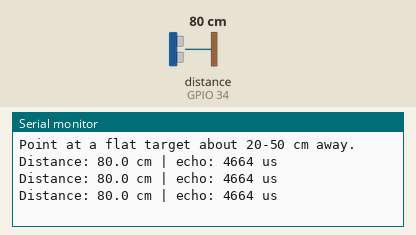
The sketch below on a simulated ESP32. Parts: the last lines printed to the serial monitor. Wiring (inferred from the names in the program): ultrasonic range finder: trigger GPIO 32; echo GPIO 34. The inputs (shaded band) are chosen by the test bench; at power-on: distance to the obstacle (sensor on GPIO 34) 80 cm. The echo pulse lasts 58.3 µs per cm.

Above: at 2.2 s.
2.3 s: distance to the obstacle (sensor on GPIO 34) set to 197 cm
At 2.9 s:
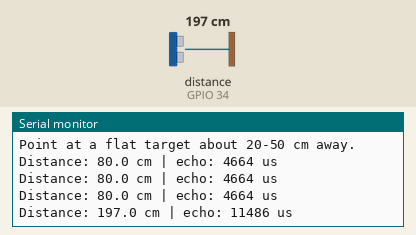
3.8 s: distance to the obstacle (sensor on GPIO 34) set to 203 cm
At 4.5 s:
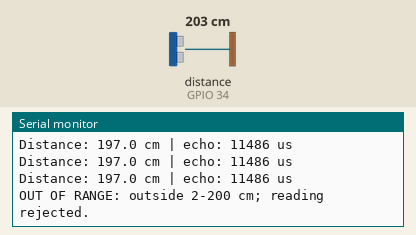

The sketch:

sensor_test.ino
```cpp
#include <Arduino.h>

// Standalone HC-SR04 bench test for a classic ESP32.
// TRIG -> GPIO32; ECHO -> GPIO34, wired directly.
// Sensor VCC -> 3V3 (ECHO is then a 3.3 V signal, so there is no divider) and a
// common ground with the ESP32. GPIO34 is input-only, no internal pull resistors.
// Disconnect servo power for this test; this sketch does not drive a servo.
constexpr uint8_t TRIG_PIN = 32;
constexpr uint8_t ECHO_PIN = 34;
constexpr unsigned long ECHO_TIMEOUT_US = 30000;
// Bench-test acceptance limits, not the full playing-area geometry.
// Default project placement needs about 234 cm to reach the opposite far corner.
constexpr float MIN_DISTANCE_CM = 2.0f;
constexpr float MAX_DISTANCE_CM = 200.0f;

void setup() {
  Serial.begin(115200);
  pinMode(TRIG_PIN, OUTPUT);
  digitalWrite(TRIG_PIN, LOW);
  pinMode(ECHO_PIN, INPUT);
  delay(1000);
  Serial.println("HC-SR04 test: TRIG=32, ECHO=34, units=cm");
  Serial.println("Accepted range: 2-200 cm. Other distances report OUT OF RANGE.");
  Serial.println("Point at a flat target about 20-50 cm away.");
}

void loop() {
  if (digitalRead(ECHO_PIN) == HIGH) {
    Serial.println("ECHO already HIGH: check ECHO wiring, sensor power and ground.");
    delay(500);
    return;
  }

  digitalWrite(TRIG_PIN, LOW);
  delayMicroseconds(2);
  digitalWrite(TRIG_PIN, HIGH);
  delayMicroseconds(10);
  digitalWrite(TRIG_PIN, LOW);

  const unsigned long duration = pulseIn(ECHO_PIN, HIGH, ECHO_TIMEOUT_US);
  if (duration == 0) {
    Serial.println("NO ECHO: check target, power, common ground and wiring.");
  } else {
    const float distance_cm = duration * 0.0343f / 2.0f;
    if (distance_cm < MIN_DISTANCE_CM || distance_cm > MAX_DISTANCE_CM) {
      Serial.println("OUT OF RANGE: outside 2-200 cm; reading rejected.");
    } else {
      Serial.print("Distance: ");
      Serial.print(distance_cm, 1);
      Serial.print(" cm | echo: ");
      Serial.print(duration);
      Serial.println(" us");
    }
  }
  delay(500);
}
```

Measured:
- the behaviour switches between 200 and 201 cm on distance to the obstacle (sensor on GPIO 34) (found by bisection; images 1 and 2)
- after the input at 2.3 s, the serial monitor: prints a new line after 0.24 s (image 1)
- after the input at 3.8 s, the serial monitor: prints a new line after 0.27 s (image 2)
